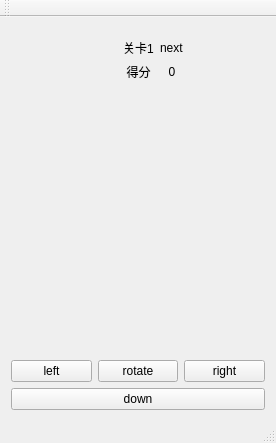
<?xml version="1.0" encoding="UTF-8"?>
<ui version="4.0">
 <class>TetrisClass</class>
 <widget class="QMainWindow" name="TetrisClass">
  <property name="geometry">
   <rect>
    <x>0</x>
    <y>0</y>
    <width>276</width>
    <height>443</height>
   </rect>
  </property>
  <property name="windowTitle">
   <string>Tetris</string>
  </property>
  <widget class="QWidget" name="centralWidget">
   <layout class="QVBoxLayout" name="verticalLayout_2">
    <item>
     <layout class="QVBoxLayout" name="verticalLayout_3" stretch="1,5">
      <item>
       <widget class="QWidget" name="widget" native="true">
        <layout class="QHBoxLayout" name="horizontalLayout_2">
         <item>
          <layout class="QHBoxLayout" name="horizontalLayout" stretch="3,1,2">
           <item>
            <widget class="logo" name="widget_4" native="true"/>
           </item>
           <item>
            <layout class="QGridLayout" name="gridLayout" rowstretch="1,1" columnstretch="1,1">
             <item row="0" column="1">
              <widget class="QLabel" name="label_nextbox">
               <property name="layoutDirection">
                <enum>Qt::LeftToRight</enum>
               </property>
               <property name="text">
                <string>next</string>
               </property>
               <property name="textFormat">
                <enum>Qt::AutoText</enum>
               </property>
              </widget>
             </item>
             <item row="1" column="0">
              <widget class="QLabel" name="label_get">
               <property name="layoutDirection">
                <enum>Qt::LeftToRight</enum>
               </property>
               <property name="text">
                <string>得分</string>
               </property>
               <property name="alignment">
                <set>Qt::AlignCenter</set>
               </property>
              </widget>
             </item>
             <item row="1" column="1">
              <widget class="QLabel" name="label_scope">
               <property name="text">
                <string>0</string>
               </property>
               <property name="alignment">
                <set>Qt::AlignCenter</set>
               </property>
              </widget>
             </item>
             <item row="0" column="0">
              <widget class="QLabel" name="label">
               <property name="layoutDirection">
                <enum>Qt::LeftToRight</enum>
               </property>
               <property name="text">
                <string>关卡1</string>
               </property>
               <property name="alignment">
                <set>Qt::AlignCenter</set>
               </property>
              </widget>
             </item>
            </layout>
           </item>
           <item>
            <widget class="Nextblock_Area" name="widget_3" native="true"/>
           </item>
          </layout>
         </item>
        </layout>
       </widget>
      </item>
      <item>
       <widget class="Mainblock_Area" name="widget_2" native="true"/>
      </item>
     </layout>
    </item>
    <item>
     <layout class="QVBoxLayout" name="verticalLayout">
      <item>
       <layout class="QHBoxLayout" name="horizontalLayout_3">
        <item>
         <widget class="QPushButton" name="pushButton_left">
          <property name="text">
           <string>left</string>
          </property>
         </widget>
        </item>
        <item>
         <widget class="QPushButton" name="pushButton">
          <property name="text">
           <string>rotate</string>
          </property>
         </widget>
        </item>
        <item>
         <widget class="QPushButton" name="pushButton_right">
          <property name="text">
           <string>right</string>
          </property>
         </widget>
        </item>
       </layout>
      </item>
      <item>
       <widget class="QPushButton" name="pushButton_down">
        <property name="text">
         <string>down</string>
        </property>
       </widget>
      </item>
     </layout>
    </item>
   </layout>
  </widget>
  <widget class="QMenuBar" name="menuBar">
   <property name="geometry">
    <rect>
     <x>0</x>
     <y>0</y>
     <width>276</width>
     <height>23</height>
    </rect>
   </property>
  </widget>
  <widget class="QToolBar" name="mainToolBar">
   <attribute name="toolBarArea">
    <enum>TopToolBarArea</enum>
   </attribute>
   <attribute name="toolBarBreak">
    <bool>false</bool>
   </attribute>
  </widget>
  <widget class="QStatusBar" name="statusBar"/>
 </widget>
 <layoutdefault spacing="6" margin="11"/>
 <customwidgets>
  <customwidget>
   <class>Nextblock_Area</class>
   <extends>QWidget</extends>
   <header location="global">nextblock_area.h</header>
   <container>1</container>
  </customwidget>
  <customwidget>
   <class>logo</class>
   <extends>QWidget</extends>
   <header location="global">logo.h</header>
   <container>1</container>
  </customwidget>
  <customwidget>
   <class>Mainblock_Area</class>
   <extends>QWidget</extends>
   <header location="global">Mainblock_Area.h</header>
   <container>1</container>
  </customwidget>
 </customwidgets>
 <resources>
  <include location="tetris.qrc"/>
 </resources>
 <connections/>
</ui>
